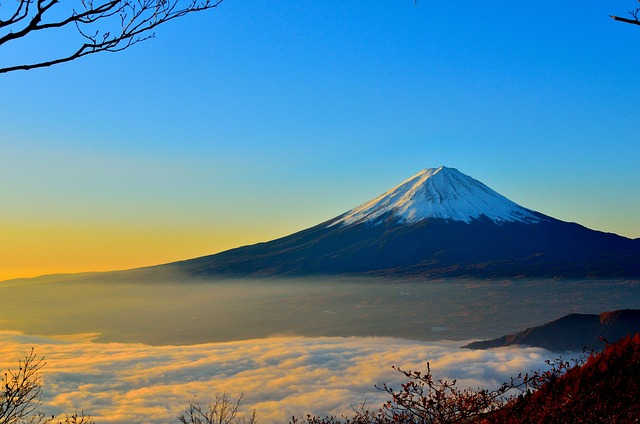
#> input picture k-means/mountain.jpg, 640 x 424 px
$ python k_means.py
#> lines starting #> are read from the running program, lines starting #| are printed output that depends on the picture
import matplotlib.pyplot as plt
import numpy as np
from skimage.io import imread
from sklearn.cluster import KMeans

# Carica l'immagine RGB
img = imread('mountain.jpg')
#> img is the input picture: shape (424, 640, 3); mean R, G, B 90.5, 132.6, 152

# Trasforma l'immagine in una matrice di pixel RGB
h, w, c = img.shape
#> h = 424; w = 640; c = 3
image_array = img.reshape((-1, 3))

# Crea un oggetto KMeans
n_clusters = 3  # Numero desiderato di cluster
kmeans = KMeans(n_clusters=n_clusters, n_init='auto')

# Esegui il clustering sui pixel dell'immagine
kmeans.fit(image_array)
labels = kmeans.labels_  # Etichette per ogni pixel
cluster_centers = kmeans.cluster_centers_.astype(np.uint8)  # Centroidi dei cluster

# Crea l'immagine clusterizzata utilizzando i colori dei centroidi
clustered_image = cluster_centers[labels].reshape(h, w, c)

# Mostra l'immagine originale e quella clusterizzata
plt.figure(figsize=(10, 5))

plt.subplot(1, 2, 1)
plt.axis('off')
plt.title('Immagine Originale')
plt.imshow(img)

plt.subplot(1, 2, 2)
plt.axis('off')
plt.title(f'Immagine Clusterizzata ({n_clusters} cluster)')
plt.imshow(clustered_image)
plt.show()
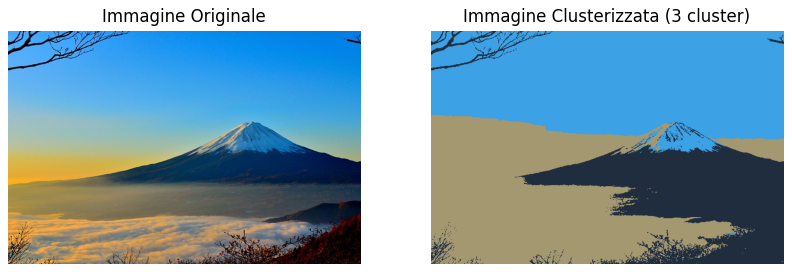
#> figure drawn by matplotlib, 2 panels
